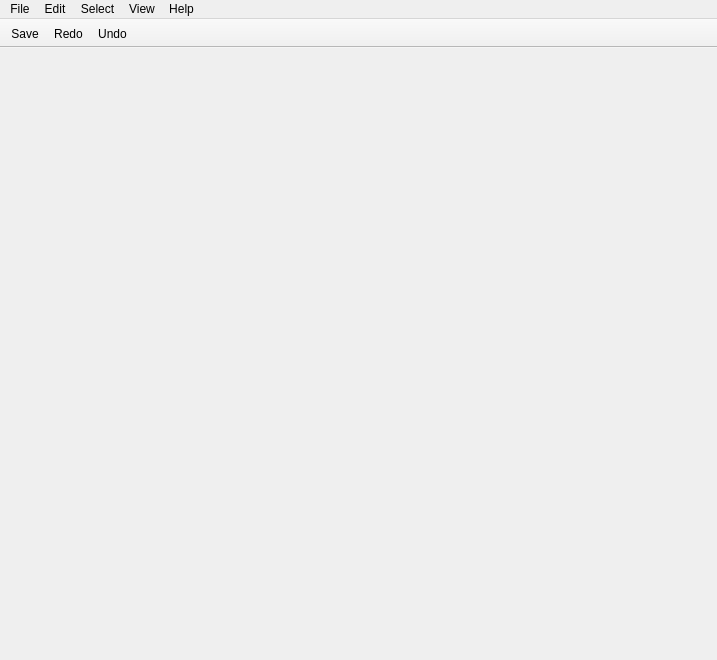
<?xml version="1.0" encoding="UTF-8"?>
<ui version="4.0">
 <class>editorInterface</class>
 <widget class="QMainWindow" name="editorInterface">
  <property name="geometry">
   <rect>
    <x>0</x>
    <y>0</y>
    <width>717</width>
    <height>660</height>
   </rect>
  </property>
  <property name="windowTitle">
   <string>MainWindow</string>
  </property>
  <widget class="QWidget" name="centralwidget">
   <layout class="QGridLayout" name="gridLayout"/>
  </widget>
  <widget class="QMenuBar" name="menubar">
   <property name="geometry">
    <rect>
     <x>0</x>
     <y>0</y>
     <width>717</width>
     <height>24</height>
    </rect>
   </property>
   <widget class="QMenu" name="menuFile">
    <property name="title">
     <string>File</string>
    </property>
    <addaction name="actionNew_Project"/>
    <addaction name="actionOpen"/>
    <addaction name="actionSave"/>
    <addaction name="separator"/>
    <addaction name="actionSave_As"/>
    <addaction name="separator"/>
    <addaction name="actionQuit"/>
   </widget>
   <widget class="QMenu" name="menuEdit">
    <property name="title">
     <string>Edit</string>
    </property>
    <addaction name="actionUndo"/>
    <addaction name="actionRedo"/>
    <addaction name="separator"/>
    <addaction name="actionCut"/>
    <addaction name="actionCopy"/>
    <addaction name="actionPaste"/>
   </widget>
   <widget class="QMenu" name="menuSelect">
    <property name="title">
     <string>Select</string>
    </property>
    <addaction name="actionAll"/>
    <addaction name="actionAll_Objects"/>
    <addaction name="actionAll_Lines"/>
   </widget>
   <widget class="QMenu" name="menuView">
    <property name="title">
     <string>View</string>
    </property>
    <addaction name="actionZoom_In"/>
    <addaction name="actionZoom_Out"/>
    <addaction name="actionReset_Zoom"/>
   </widget>
   <widget class="QMenu" name="menuHelp">
    <property name="title">
     <string>Help</string>
    </property>
    <addaction name="actionKill_Yourself"/>
   </widget>
   <addaction name="menuFile"/>
   <addaction name="menuEdit"/>
   <addaction name="menuSelect"/>
   <addaction name="menuView"/>
   <addaction name="menuHelp"/>
  </widget>
  <widget class="QToolBar" name="toolBar">
   <property name="windowTitle">
    <string>toolBar</string>
   </property>
   <property name="movable">
    <bool>false</bool>
   </property>
   <property name="floatable">
    <bool>false</bool>
   </property>
   <attribute name="toolBarArea">
    <enum>TopToolBarArea</enum>
   </attribute>
   <attribute name="toolBarBreak">
    <bool>false</bool>
   </attribute>
   <addaction name="actionSave"/>
   <addaction name="actionRedo"/>
   <addaction name="actionUndo"/>
  </widget>
  <action name="actionNew_Project">
   <property name="text">
    <string>New</string>
   </property>
   <property name="shortcut">
    <string>Ctrl+N</string>
   </property>
  </action>
  <action name="actionOpen">
   <property name="text">
    <string>Open</string>
   </property>
   <property name="shortcut">
    <string>Ctrl+O</string>
   </property>
  </action>
  <action name="actionSave">
   <property name="text">
    <string>Save</string>
   </property>
   <property name="shortcut">
    <string>Ctrl+S</string>
   </property>
  </action>
  <action name="actionAll">
   <property name="text">
    <string>All</string>
   </property>
  </action>
  <action name="actionAll_Objects">
   <property name="text">
    <string>All	Objects</string>
   </property>
  </action>
  <action name="actionAll_Lines">
   <property name="text">
    <string>All	Lines</string>
   </property>
  </action>
  <action name="actionZoom_In">
   <property name="text">
    <string>Zoom	In</string>
   </property>
   <property name="shortcut">
    <string>Ctrl+=</string>
   </property>
  </action>
  <action name="actionZoom_Out">
   <property name="text">
    <string>Zoom	Out</string>
   </property>
   <property name="shortcut">
    <string>Ctrl+-</string>
   </property>
  </action>
  <action name="actionReset_Zoom">
   <property name="text">
    <string>Reset	Zoom</string>
   </property>
  </action>
  <action name="actionNew_Diagram">
   <property name="text">
    <string>New	Diagram</string>
   </property>
   <property name="shortcut">
    <string>Ctrl+T</string>
   </property>
  </action>
  <action name="actionKill_Yourself">
   <property name="text">
    <string>Kill	Yourself</string>
   </property>
  </action>
  <action name="actionSave_As">
   <property name="text">
    <string>Save	As</string>
   </property>
   <property name="shortcut">
    <string>Ctrl+Shift+S</string>
   </property>
  </action>
  <action name="actionCopy">
   <property name="text">
    <string>Copy</string>
   </property>
   <property name="shortcut">
    <string>Ctrl+C</string>
   </property>
  </action>
  <action name="actionPaste">
   <property name="text">
    <string>Paste</string>
   </property>
   <property name="shortcut">
    <string>Ctrl+V</string>
   </property>
  </action>
  <action name="actionCut">
   <property name="text">
    <string>Cut</string>
   </property>
   <property name="shortcut">
    <string>Ctrl+X</string>
   </property>
  </action>
  <action name="actionUndo">
   <property name="text">
    <string>Undo</string>
   </property>
   <property name="shortcut">
    <string>Ctrl+Z</string>
   </property>
  </action>
  <action name="actionRedo">
   <property name="text">
    <string>Redo</string>
   </property>
   <property name="shortcut">
    <string>Ctrl+Shift+Z</string>
   </property>
  </action>
  <action name="actionQuit">
   <property name="text">
    <string>Quit</string>
   </property>
   <property name="shortcut">
    <string>Ctrl+W</string>
   </property>
  </action>
 </widget>
 <resources/>
 <connections/>
</ui>
